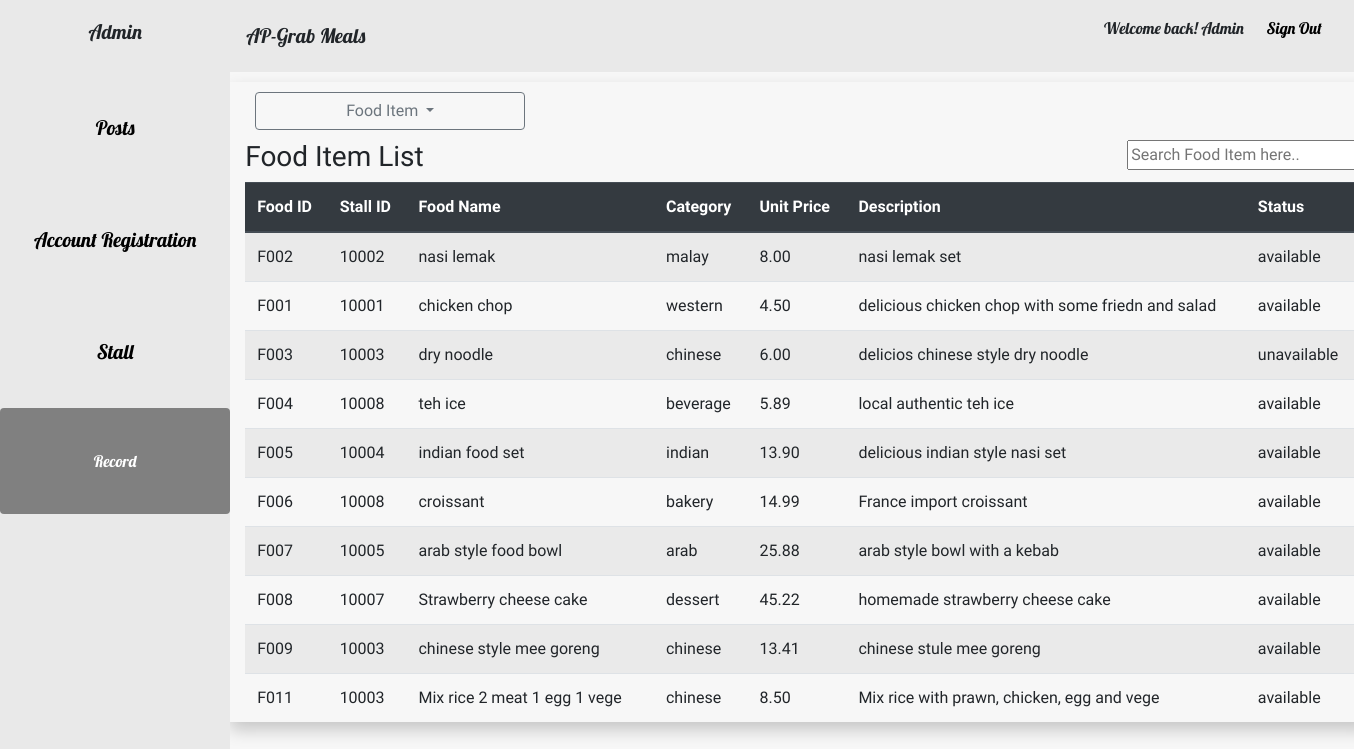
Page /online-meal-ordering-system/system-admin-app/fooddatabase.php (signed in) on the committed database.
### tables this page shows
CREATE TABLE `food` (
  `Food_ID` varchar(255) NOT NULL,
  `Stall_ID` int(11) NOT NULL,
  `Food_Name` varchar(255) NOT NULL,
  `Food_Category` varchar(255) NOT NULL,
  `Unit_Price` varchar(255) NOT NULL,
  `Food_Description` varchar(255) NOT NULL,
  `Food_File` varchar(255) NOT NULL,
  `Food_Status` varchar(255) NOT NULL
);

### online-meal-ordering-system/system-admin-app/fooddatabase.php (the view, shortened to what this page needs)
<?php session_start();
	include("base.php");
?>
<div class="allall">
		<div class="container tatata">
			<div class="dropdown">
			  	<a class="btn btn-outline-secondary mar dropdown-toggle idwnbym" href="#" role="button" id="dropdownMenuLink" data-toggle="dropdown" aria-haspopup="true" aria-expanded="false">
			    Food Item
			  	</a>
			  	<div class="bomm">
			  		<form action="database.php" method="post">
			  			<h3 class="fff">Food Item List</h3>
			  			<input class="ff" type="text"  id="myInput" onkeyup="myFunction()" placeholder="Search Food Item here..">
			  		</form>
			  	</div>
			</div>
<div class="tatatata">
		<table class="table table-striped" id="myTable">
			<form><thead class="thead-dark">
				<tr>
					<th scope="col">Food ID</th>
					<th scope="col">Stall ID</th>
					<th scope="col">Food Name</th>
					<th scope="col">Category</th>
					<th scope="col">Unit Price</th>
					<th scope="col">Description</th>
					<th scope="col">Status</th>
				</tr>
			</thead>
				<tbody>
				<?php
					$sql = "SELECT * FROM food";
					$result = mysqli_query($con, $sql);
					while($food = mysqli_fetch_array($result)){
							$fid = $food['Food_ID'];
							$sid = $food['Stall_ID'];
							$name = $food['Food_Name'];
							$category = $food['Food_Category'];
							$price = $food['Unit_Price'];
							$description = $food['Food_Description'];
							$status = $food['Food_Status'];
							echo "<tr>";
							echo "<td>";
							echo "".$fid."";
							echo "</td><td>";
							echo "".$sid."";
							echo "</td><td>";
							echo "".$name."";
							echo "</td><td>";
							echo "".$category."";
							echo "</td><td>";
							echo "".$price."";
							echo "</td><td>";
							echo "".$description."";
							echo "</td><td>";
							echo "".$status."";
							echo "</td>";
							echo "</tr>";
					}
				?>
			</tbody></form>
		</table>
</div>
</div>
</div>

### online-meal-ordering-system/system-admin-app/home.css (style rules this page uses)
html,body { background-color: #f7f7f7; }
.container { box-shadow: 0px 8px 16px 0px rgba(0,0,0,0.2)!important; width:1200px!important; }
.allall { width:83%; height:83%; float:right; }
.tatata { margin-top:10px; height:640px; overflow:auto; }
.tatatata { height:540px; width:100%; overflow:auto; }
.mar { margin:10px; }
.ff { float:right; }
.fff { float:left; width:400px; }
.idwnbym { width:270px; }

### online-meal-ordering-system/system-admin-app/base.php (style rules this page uses)
body { font-family: 'Acme', sans-serif; }

### rows in the picture
food: Food_ID "F002", Stall_ID "10002", Food_Name "nasi lemak", Food_Category "malay", Unit_Price "8.00", Food_Description "nasi lemak set", Food_Status "available"
food: Food_ID "F001", Stall_ID "10001", Food_Name "chicken chop", Food_Category "western", Unit_Price "4.50", Food_Description "delicious chicken chop with some friedn and salad", Food_Status "available"
food: Food_ID "F003", Stall_ID "10003", Food_Name "dry noodle", Food_Category "chinese", Unit_Price "6.00", Food_Description "delicios chinese style dry noodle", Food_Status "unavailable"
food: Food_ID "F004", Stall_ID "10008", Food_Name "teh ice", Food_Category "beverage", Unit_Price "5.89", Food_Description "local authentic teh ice", Food_Status "available"
food: Food_ID "F005", Stall_ID "10004", Food_Name "indian food set", Food_Category "indian", Unit_Price "13.90", Food_Description "delicious indian style nasi set", Food_Status "available"
food: Food_ID "F006", Stall_ID "10008", Food_Name "croissant", Food_Category "bakery", Unit_Price "14.99", Food_Description "France import croissant", Food_Status "available"
food: Food_ID "F007", Stall_ID "10005", Food_Name "arab style food bowl", Food_Category "arab", Unit_Price "25.88", Food_Description "arab style bowl with a kebab", Food_Status "available"
food: Food_ID "F008", Stall_ID "10007", Food_Name "Strawberry cheese cake", Food_Category "dessert", Unit_Price "45.22", Food_Description "homemade strawberry cheese cake", Food_Status "available"
food: Food_ID "F009", Stall_ID "10003", Food_Name "chinese style mee goreng", Food_Category "chinese", Unit_Price "13.41", Food_Description "chinese stule mee goreng", Food_Status "available"
food: Food_ID "F011", Stall_ID "10003", Food_Name "Mix rice 2 meat 1 egg 1 vege", Food_Category "chinese", Unit_Price "8.50", Food_Description "Mix rice with prawn, chicken, egg and vege", Food_Status "available"
